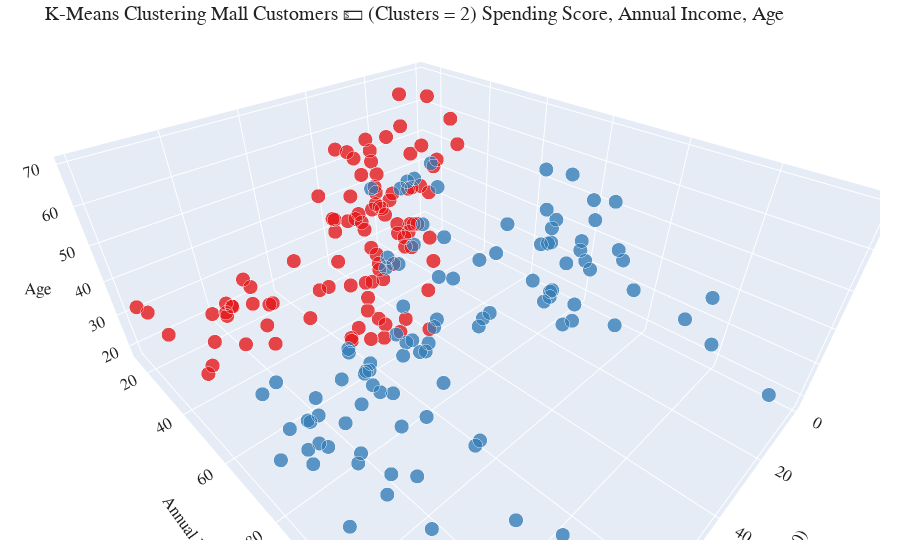

Notebook code cell kept with this figure:
### Code cell
import plotly.express as px
from sklearn.cluster import KMeans

# Define the color scale dynamically based on number of clusters
def get_color_scale(n_clusters):
    return px.colors.qualitative.Set1[:n_clusters]

# Loop through different cluster counts
for clusters in range(2, 11):    
    kms = KMeans(n_clusters=clusters, init="k-means++", random_state=42)
    kcluster = pd.DataFrame(kms.fit_predict(data_new), columns=["kcluster"])
    data_new["cluster"] = kcluster

    # Generate 3D scatter plot with dynamically updated color scale
    fig = px.scatter_3d(
        data_new, 
        x="Spending Score (1-100)", 
        y="Annual Income (k$)", 
        z="Age",
        hover_data=["Age"], 
        color="cluster", 
        opacity=0.8,
        color_continuous_scale=get_color_scale(clusters),
        title=f"K-Means Clustering Mall Customers 💵 (Clusters = {clusters})\nSpending Score, Annual Income, Age"
    )

    # Update trace properties for better visualization
    fig.update_traces(
        marker=dict(
            size=5, 
            line=dict(width=2, color="white")
        )
    )
    
    # Hide color scale
    fig.update_coloraxes(showscale=False)

    # Update layout with better fonts and margins for better readability
    fig.update_layout(
        font=dict(family="PT Sans", size=14, color="#222222"),
        scene=dict(
            xaxis_title="Spending Score (1-100)", 
            yaxis_title="Annual Income (k$)", 
            zaxis_title="Age"
        ),
        margin=dict(l=20, r=20, t=40, b=20)  # Adjusting margins for clarity
    )

    # Show the plot
    fig.show()

### Figure 1 — Plotly figure (JSON) as saved in the notebook; plotly's stock layout.template omitted (floating-point values rounded to 4 significant figures; data arrays with more than 128 entries replaced by an {"elided": "..."} marker saying what was removed)
{"data": [{"hovertemplate": "Spending Score (1-100)=%{x}<br>Annual Income (k$)=%{y}<br>Age=%{z}<br>cluster=%{marker.color}<extra></extra>", "legendgroup": "", "marker": {"color": {"elided": "200 int values"}, "coloraxis": "coloraxis", "line": {"color": "white", "width": 2}, "opacity": 0.8, "size": 5, "symbol": "circle"}, "mode": "markers", "name": "", "scene": "scene", "showlegend": false, "type": "scatter3d", "x": {"elided": "200 int values"}, "y": {"elided": "200 int values"}, "z": {"elided": "200 int values"}}], "layout": {"autosize": true, "coloraxis": {"colorbar": {"title": {"text": "cluster"}}, "colorscale": [[0, "rgb(228,26,28)"], [1, "rgb(55,126,184)"]], "showscale": false}, "font": {"color": "#222222", "family": "PT Sans", "size": 14}, "legend": {"tracegroupgap": 0}, "margin": {"b": 20, "l": 20, "r": 20, "t": 40}, "scene": {"aspectmode": "auto", "aspectratio": {"x": 1.148, "y": 1.429, "z": 0.6093}, "camera": {"center": {"x": 0, "y": 0, "z": 0}, "eye": {"x": 0.8557, "y": 0.8557, "z": 0.8557}, "projection": {"type": "perspective"}, "up": {"x": 0, "y": 0, "z": 1}}, "domain": {"x": [0, 1], "y": [0, 1]}, "xaxis": {"title": {"text": "Spending Score (1-100)"}, "type": "linear"}, "yaxis": {"title": {"text": "Annual Income (k$)"}, "type": "linear"}, "zaxis": {"title": {"text": "Age"}, "type": "linear"}}, "title": {"text": "K-Means Clustering Mall Customers 💵 (Clusters = 2)\nSpending Score, Annual Income, Age"}}}
